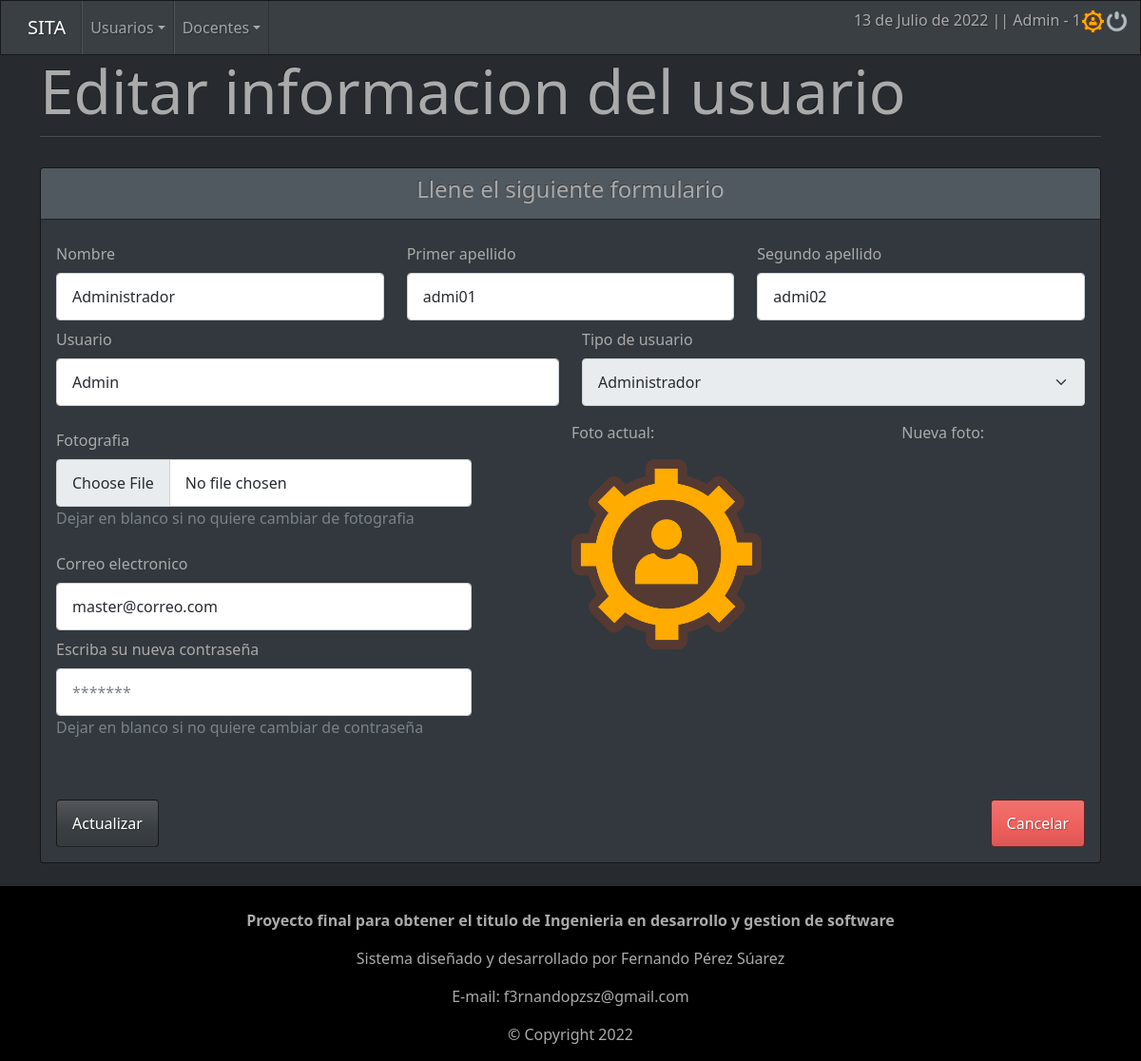
/sistema/secciones/editarUsuario.php?id=1 (signed in), run on the app's committed database.
### tables this page shows
CREATE TABLE `usuario` (
  `cve_usuario` int(11) NOT NULL AUTO_INCREMENT,
  `tipo` int(11) NOT NULL,
  `nombre` varchar(50) NOT NULL,
  `apellido1` varchar(50) NOT NULL,
  `apellido2` varchar(50) NOT NULL,
  `usuario` varchar(50) NOT NULL,
  `pass` varchar(255) NOT NULL,
  `foto` varchar(255) NOT NULL,
  `correo` varchar(200) NOT NULL,
  `activo` int(1) NOT NULL DEFAULT 1,
  PRIMARY KEY (`cve_usuario`),
  KEY `cve_tipo_usu` (`tipo`),
  KEY `tipo` (`tipo`),
  CONSTRAINT `usuario_ibfk_1` FOREIGN KEY (`tipo`) REFERENCES `tipo_usuario` (`cve_tipo_usu`) ON DELETE CASCADE ON UPDATE CASCADE
);

CREATE TABLE `tipo_usuario` (
  `cve_tipo_usu` int(11) NOT NULL AUTO_INCREMENT,
  `tipo` varchar(20) NOT NULL,
  `activo` int(1) NOT NULL DEFAULT 1,
  PRIMARY KEY (`cve_tipo_usu`)
);

### sistema/config/edit_user_form.php (the view, shortened to what this page needs)
<form action="" method="POST" enctype="multipart/form-data">
                      <div class="card">
                          <div class="card-header text-center">
                              <h4>Llene el siguiente formulario</h4>
                          </div>
                          <div class="card-body">
                                  <div class="row">
                                      <div class = "form-group col-md-4">
                                          <label class="form-label mt-2">Nombre</label>
                                          <input type="text" class="form-control" name="nombre" value="<?php echo $nombre; ?>" placeholder="Nombre(s)">
                                      </div>
                                      <div class = "form-group col-md-4">
                                          <label class="form-label mt-2">Primer apellido</label>
                                          <input type="text" class="form-control" name="apellido1" value="<?php echo $apellido1; ?>" placeholder="Primer apellido">
                                      </div>
                                      <div class = "form-group col-md-4">
                                          <label class="form-label mt-2">Segundo apellido</label>
                                          <input type="text" class="form-control" name="apellido2" value="<?php echo $apellido2; ?>" placeholder="Segundo apellido">
                                      </div>
                                  </div>
                                  <div class="row">
                                      <div class = "form-group col-md-6 mb-3">
                                          <label class="form-label mt-2">Usuario</label>
                                          <input type="text" class="form-control" name="usuario" value="<?php echo $usuario; ?>" placeholder="usuario">
                                      </div>
                                      <div class = "form-group col-md-6 mb-3">
                                          <label class="form-label mt-2">Tipo de usuario</label>
                                          <select class="form-select" name="tipo" id="tipo" <?php echo $restriccion; ?>>
                                              <?php
                                                  echo $option;
                                                          ?>
                                          </select>
                                      </div>
                                  </div>
                                  <div class="row">
                                      <div class = "form-group col-md-5">
                                          <label class="form-label mt-2">Fotografia</label>
                                          <input type="file" class="form-control" name="foto" id="foto">
                                          <p class="text-secondary">Dejar en blanco si no quiere cambiar de fotografia</p>
                                          <label class="form-label mt-2">Correo electronico</label>
                                          <input type="text" class="form-control" name="correo" value="<?php echo $correo; ?>" placeholder="ejemplo@correo.com">
                                          <label class="form-label mt-2">Escriba su nueva contraseña</label>
                                          <input type="password" class="form-control" name="pass" placeholder="*******">
                                          <p class="text-secondary">Dejar en blanco si no quiere cambiar de contraseña</p>
                                      </div>
                                      <div class = "form-group col-md-2 mx-auto">
                                          <div class="m-0 vh-50 row justify-content-center align-items-center">
                                              <div class="col-auto">
                                                  <p>Foto actual: </p>
                                                  <output><img src="/SITA/sistema/files/usuario/<?php echo $fotoa; ?>" style="width: 200px; height:200px;"></output>
                                              </div>
                                          </div>
                                      </div>
                                      <div class = "form-group col-md-2 mx-auto">
                                          <div class="m-0 vh-50 row justify-content-center align-items-center">
                                              <div class="col-auto">
                                                  <p>Nueva foto: </p>
                                              </div>
                                          </div>
                                      </div>
                                  </div>
                              <div class="text-center">
                                  <div class="alert"><?php echo isset($alert) ? $alert : ''; ?></div>
                                  <button type="submit" name="decision" value="actualizar" class="btn btn-primary" style="float: left;">Actualizar</button>
                                  <button type="submit" name="decision" value="cancelar" class="btn btn-danger" style="float: right;">Cancelar</button>
                              </div>
                          </div>
                      </div>
                  </form>

### data on the page
usuario: nombre "Administrador", apellido1 "admi01", apellido2 "admi02", usuario "Admin", tipo "Administrador", correo "master@correo.com", foto (picture)

### other printed values
fechaC() "13 de Julio de 2022"
$s_usuario "Admin"
$s_tipo "1"
